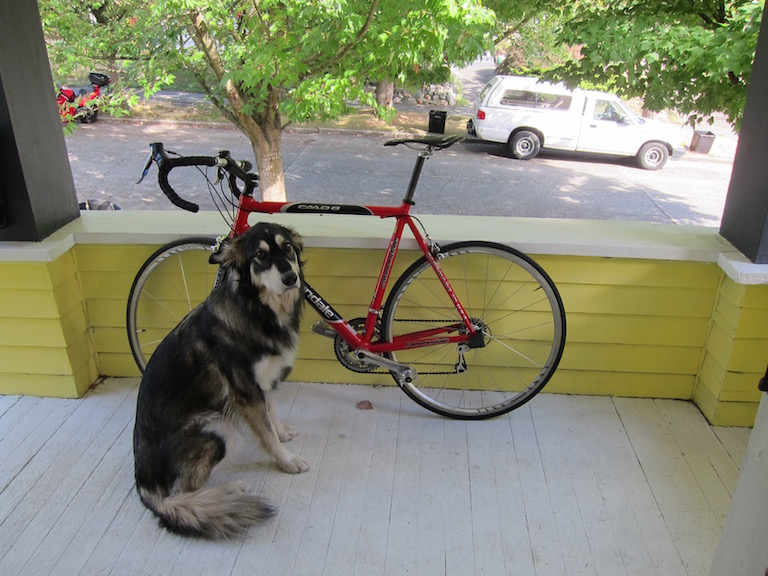
#> input picture images/dog.jpg, 768 x 576 px
$ python main.py
#> lines starting #> are read from the running program, lines starting #| are printed output that depends on the picture
import cv2
import os

def main():

    detector = cv2.SIFT_create()
    matcher = cv2.BFMatcher(cv2.NORM_L1, crossCheck=True)

    image_path = os.path.join("images", "dog.jpg")
    image1 = cv2.imread(image_path)
#> image1 is the input picture: shape (576, 768, 3); mean B, G, R 114.1, 135.7, 134.4
    keypoints1, descriptors1 = detector.detectAndCompute(cv2.cvtColor(image1, cv2.COLOR_BGR2GRAY), None)
#> keypoints1 = 2348 keypoints; strongest (x, y, size): (740, 79, 2), (87, 206, 2), (704, 73, 2), (692, 80, 1.9)

    image_path = os.path.join("images", "dog.png")
    image2 = cv2.imread(image_path)
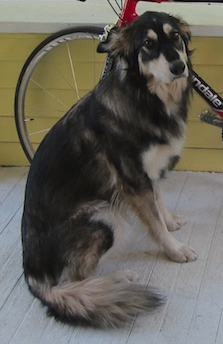
#> input picture images/dog.png, 223 x 344 px
#> image2 is the input picture: shape (344, 223, 3); mean B, G, R 90.1, 99, 102.1
    keypoints2, descriptors2 = detector.detectAndCompute(cv2.cvtColor(image2, cv2.COLOR_BGR2GRAY), None)
#> keypoints2 = 263 keypoints; strongest (x, y, size): (220, 103, 1.8), (152, 34, 5.4), (195, 79, 2), (207, 88, 2.1)


    matches = matcher.match(descriptors1, descriptors2)
#> matches = 247 matches
    matches = sorted(matches, key=lambda x: x.distance)

    cv2.imshow("image", cv2.drawMatches(image1, keypoints1, image2, keypoints2, matches[:50], None, flags=2))
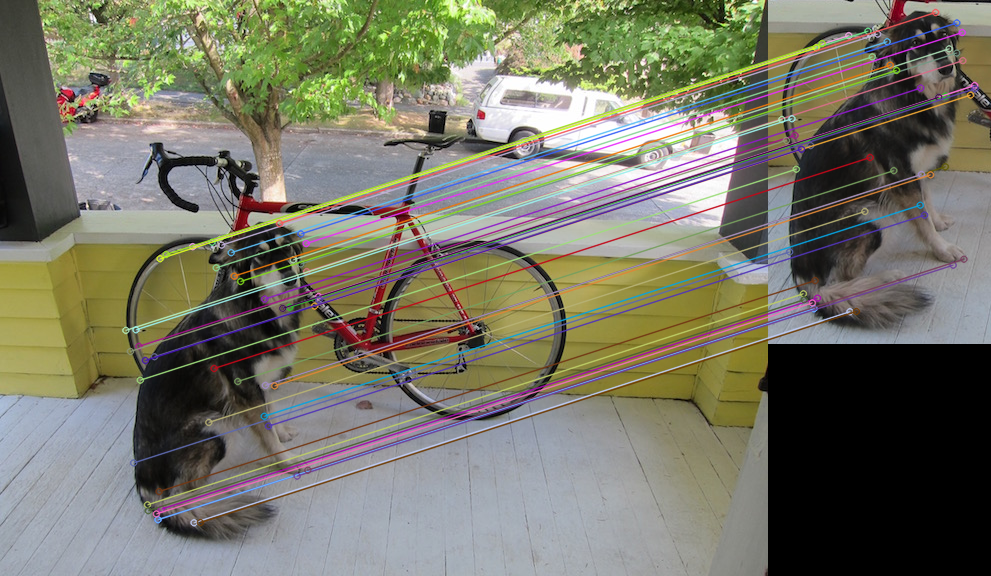
#> window 'image': shape (576, 991, 3); mean B, G, R 102.7, 118.8, 119.2
    cv2.waitKey(0)


if __name__ == '__main__':
    main()
